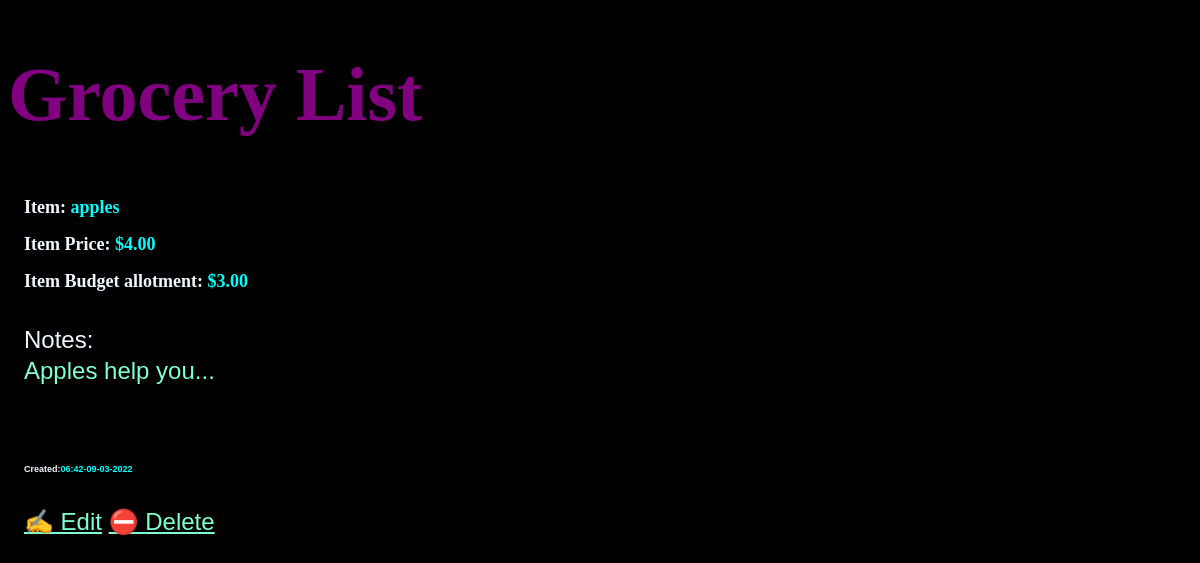
The app's page /list_items/9, older data.
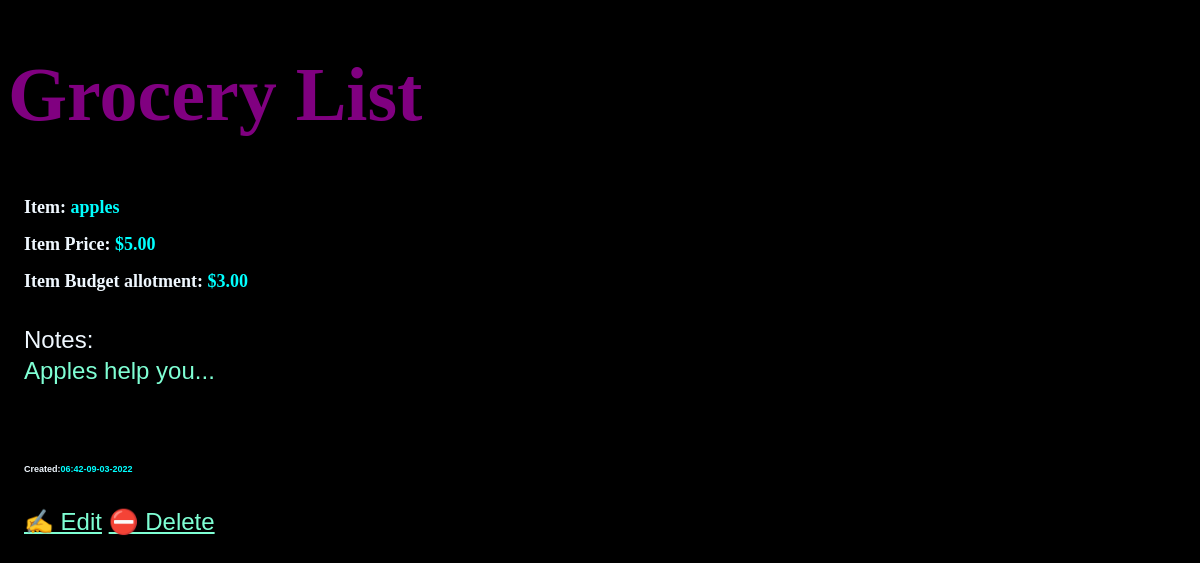
The same page, newer data.
### list_items/models.py (models this page shows, shortened)
class List_items(models.Model):
    groc_item = models.CharField(max_length=70)
    notes = models.TextField()
    item_price = models.DecimalField(max_digits=8, decimal_places=2)
    budget = models.DecimalField(max_digits=8, decimal_places=2)
    date_created = models.DateTimeField(default=timezone.now)
    class Meta:
        verbose_name_plural = "ListItems"

### list_items/views.py (the view)
class List_itemsDetailView(DetailView):
    model = List_items

### list_items/templates/list_items/list_items_detail.html
{% extends "list_items/base.html" %}
{% block content %}
<article>
    <h3><span id="grocitemspan">Item: </span>{{ list_items.groc_item }}</h3>
    <br>
    <h4><span id="itemspan">Item Price: </span> ${{ list_items.item_price }}</h4>
    <br>
    <h5><span id="budgetspan">Item Budget allotment: </span>${{ list_items.budget }}</h5>
    <br>
    <p><span id="notespan">Notes:</span><br>
        {{ list_items.notes }}
    </p>
    <br><br>
    <h6><span id="datespan">Created:</span>{{ list_items.date_created|date:'H:i-m-d-Y' }}</h6>
</article>
<p>
    <a href="{% url 'list_items-update' list_items.id %}">✍️ Edit</a>
    <a href="{% url 'list_items-delete' list_items.id %}">⛔ Delete</a>
</p>
{% endblock %}

Row changes from the older to the newer data that the page shows:
changed List_items "apples": item_price "4.00" → "5.00"
